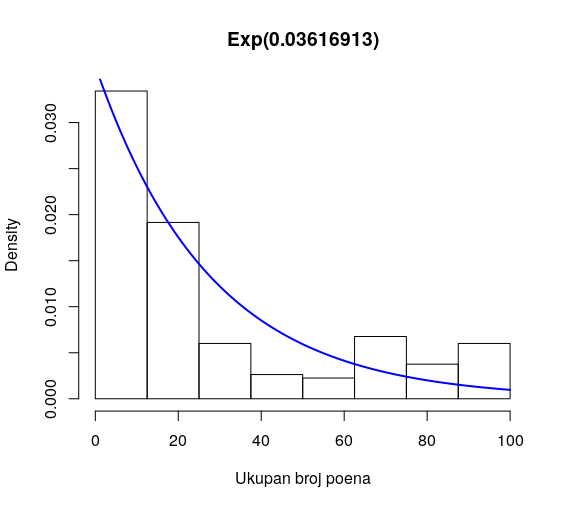

Write the R code that produced this figure.
# Podaci preuzeti sa profesorkinog sajta i obradjeni u Python-u za prosli cas.
data <- c(0,0,68,95,31,9,0,0,19,40,97,13,7,15,
  11,0,7,0,63,26,56,97,83,74,100,0,22,20,
  96,30,0,10,13,8,0,8,9,7,1,40,5,21,
  64,98,63,7,0,0,75,64,84,15,26,0,0,0,
  11,3,18,64,87,0,15,71,12,77,56,0,13,38,
  68,7,0,15,13,77,4,0,20,0,84,0,2,30,
  13,13,0,0,20,69,30,16,35,23,32,0,14,13,
  51,22,24,7,7,95,76,0,4,22,0,0,23,100,
  8,0,71,15,0,22,9,5,100,19,67,0,7,23,
  96,0,67,0,0,95,21,0,0,54,57,16,75,21,
  25,9,0,40,0,0,25,27,4,20,0,94,0,17,
  0,3,22,0,16,7,13,3,27,28,5,40,7,0,
  13,61,74,35,91,0,3,10,18,25,0,24,31,2,
  40,66,30,0,81,14,98,24,83,10,0,1,18,11,
  84,17,15,14,69,40,35,21,0,2,95,88,37,7,
  9,22,0)

# Konstrukcija histograma.
data <- sort(data)
n <- length(data)
k <- floor(log(n, 2)) + 1
d <- diff(range(data)) / k
podela <- sort(data)[1] + 0:k * d
hist(data, breaks = podela, main = "Exp(0.03616913)",
     xlab="Ukupan broj poena", probability = TRUE)

# Ovo lici na eksponencijalnu raspodelu. Ocena parametra je ista za obe metode.
lambda.hat = 1/mean(data)
curve(dexp(x, rate =lambda.hat), lwd =2, col ='blue', add = T)
print(lambda.hat)
